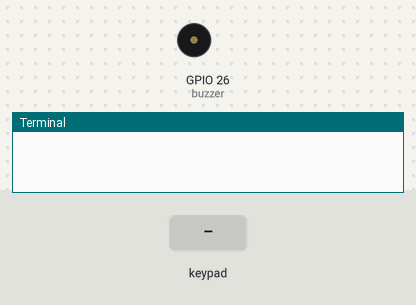
A program run on a simulated Raspberry Pi (BCM pin numbers). On the bench: buzzer (waves = sounding), the last lines printed to the terminal. The inputs (shaded band) are chosen by the test bench.

Above: at 1.2 s.
1.3 s: keypad keys 1 2 D pressed 0.4 s apart
At 1.78 s:
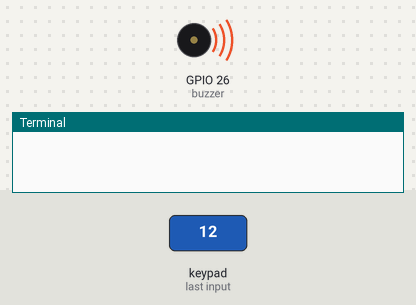
4.3 s: key 'D' pressed
At 5.6 s:
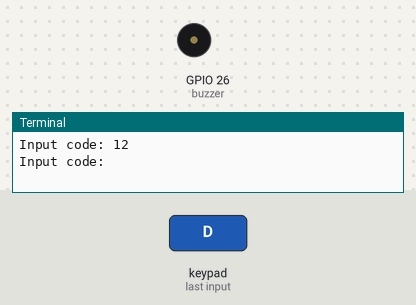
Timing chart, 0 to 7.3 s (numbered marks = the images above; inputs shaded):
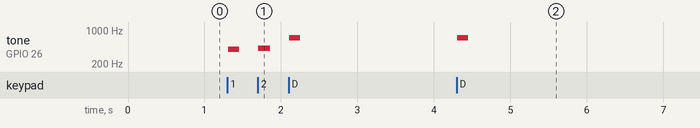

Measured:
- after the input at 1.3 s, tone on GPIO 26 (buzzer): plays 400 Hz for 0.15 s, 420 Hz for 0.16 s, 700 Hz for 0.15 s, starting at once
- after the input at 4.3 s, tone on GPIO 26 (buzzer): silent → 700 Hz at once, → silent 0.15 s later

The program:

main.py
```python
#!/usr/bin/python3

from keypad import Keypad

myKeypad = Keypad()

keypadInput = ""

while True:
    keypressed = myKeypad.input()
    if keypressed == "D":
        print(f"Input code: {keypadInput}")
        keypadInput = ""
    if keypressed != "D":
        keypadInput += keypressed
```

keypad.py
```python
from gpiozero import OutputDevice, InputDevice, TonalBuzzer
from gpiozero.tones import Tone
from time import sleep


class Keypad:
    columns = [
        OutputDevice(21),
        OutputDevice(20),
        OutputDevice(16),
        OutputDevice(12)
    ]

    rows = [
        InputDevice(19),
        InputDevice(13),
        InputDevice(6),
        InputDevice(5)
    ]

    keypadValues = [
        '1', '2', '3', 'A',
        '4', '5', '6', 'B',
        '7', '8', '9', 'C',
        '*', '0', '#', 'D',
    ]

    keypadTones = [
        Tone(400.0), Tone(420.0), Tone(440.0), Tone(460.0),
        Tone(480.0), Tone(500.0), Tone(520.0), Tone(540.0),
        Tone(560.0), Tone(580.0), Tone(600.0), Tone(620.0),
        Tone(640.0), Tone(660.0), Tone(680.0), Tone(700.0),
    ]

    def __init__(self):
        self.buzzer = TonalBuzzer(26)

    def input(self):
        keyPressedValue = None

        while True:
            wasPressed = 0

            for rid, row in enumerate(self.rows):
                for cid, column in enumerate(self.columns):
                    column.on()
                    isPressed = row.value
                    column.off()
                    if isPressed:
                        valueIndex = (rid * 4) + cid
                        keyPressedValue = self.keypadValues[valueIndex]
                        self.buzzer.play(self.keypadTones[valueIndex])
                        wasPressed = 1
            if not wasPressed and keyPressedValue:
                self.buzzer.stop()
                return keyPressedValue
            sleep(0.01)
```
